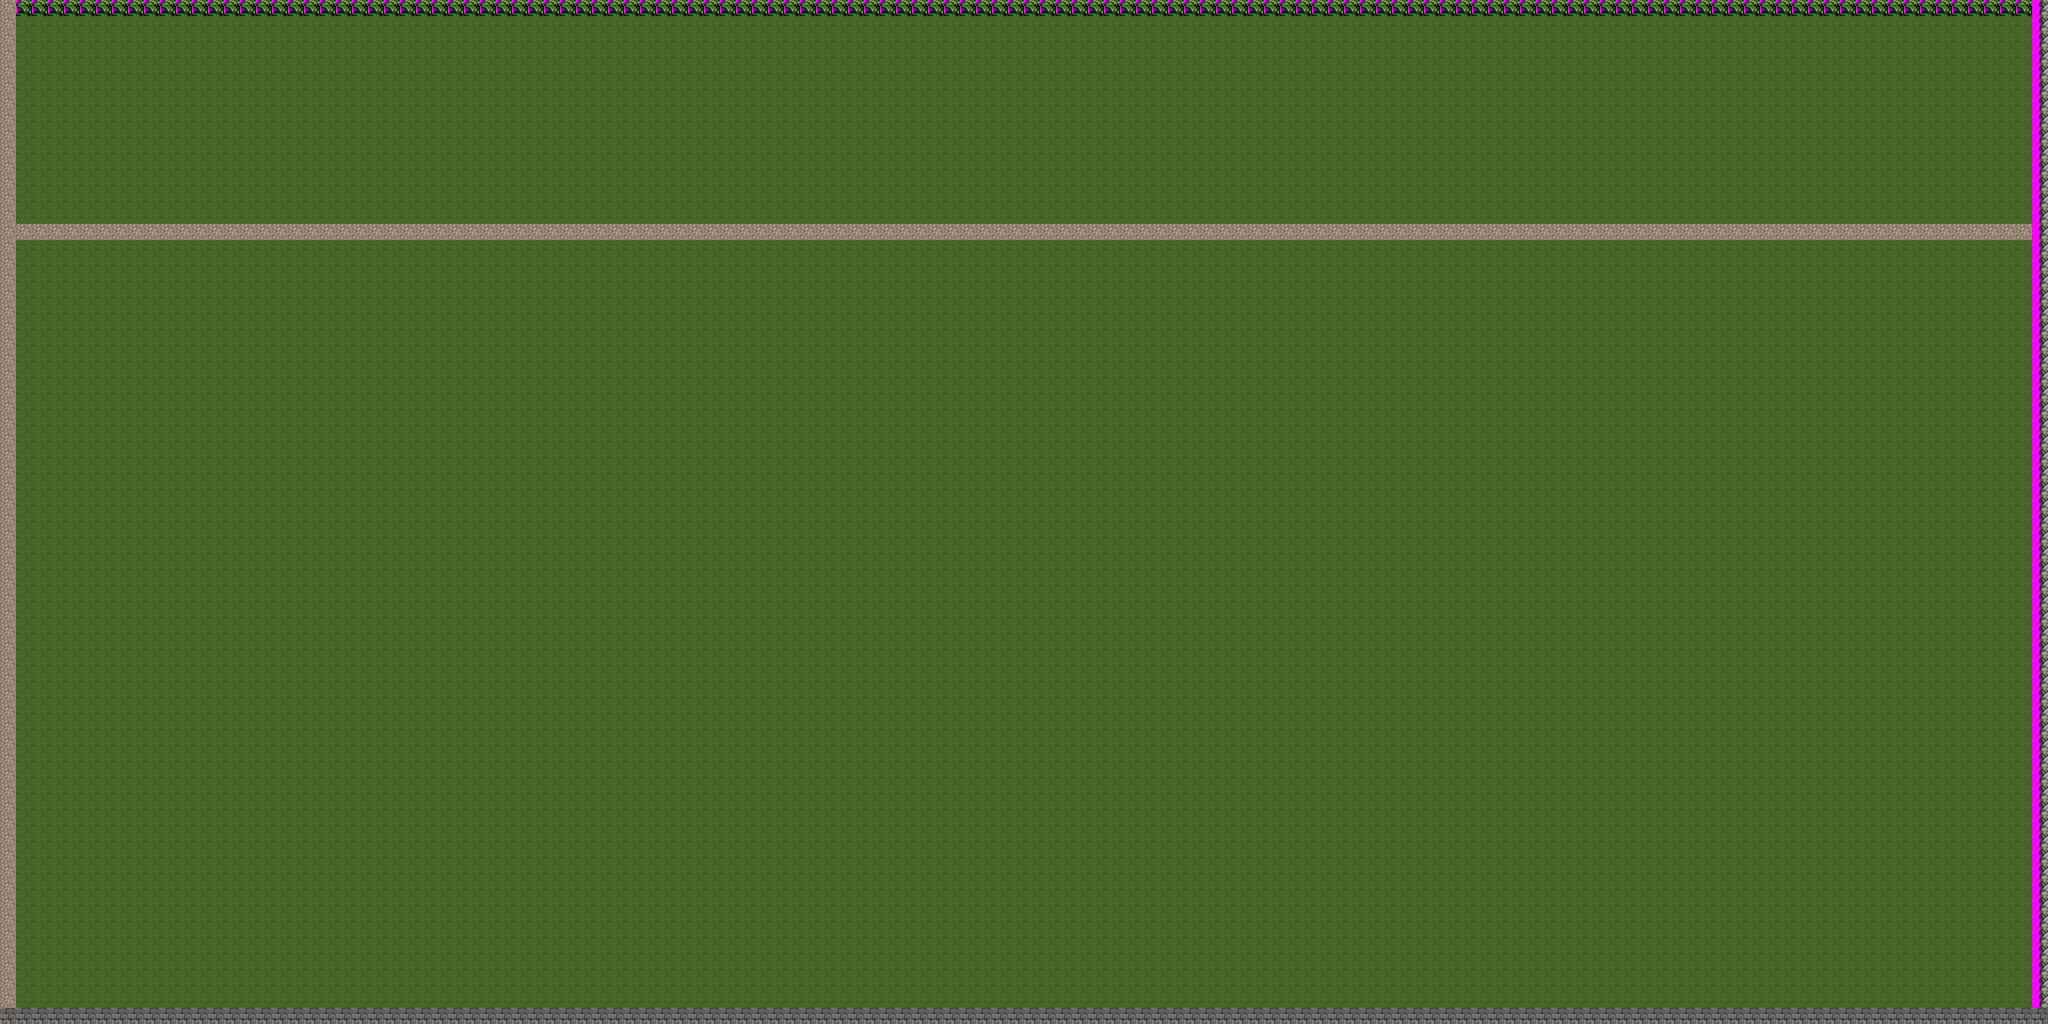

This is a level from a 2D game, rendered from its Tiled map with the project's own tilesets. A one-line summary and the map file follow, with tile-layer data summarised:
An orthogonal 128x64 tile map with 32x32 px tiles, 1 tile layer (Kachelebene 1).

<map version="1.0" orientation="orthogonal" renderorder="right-down" width="128" height="64" tilewidth="32" tileheight="32" nextobjectid="1">
 <tileset firstgid="1" name="mountain_landscape_2" tilewidth="32" tileheight="32" tilecount="256" columns="16">
  <image source="mountain_landscape_2.png" width="512" height="512" />
  <terraintypes>
   <terrain name="Lightstone" tile="-1" />
  </terraintypes>
  <tile id="11" terrain=",,,0" />
  <tile id="12" terrain=",,0,0" />
  <tile id="13" terrain=",,0," />
  <tile id="27" terrain=",0,,0" />
  <tile id="28" terrain="0,0,0,0" />
  <tile id="29" terrain="0,,0," />
  <tile id="43" terrain=",0,," />
  <tile id="44" terrain="0,0,," />
  <tile id="45" terrain="0,,," />
  <tile id="58" terrain=",0,0," />
  <tile id="74" terrain="0,,,0" />
  <tile id="110" terrain=",0,0,0" />
  <tile id="111" terrain="0,,0,0" />
  <tile id="126" terrain="0,0,,0" />
  <tile id="127" terrain="0,0,0," />
 </tileset>
 <layer name="Kachelebene 1" width="128" height="64">
  <data>[8192 cells, 8192 non-empty, 5 distinct tile ids]</data>
 </layer>
</map>
